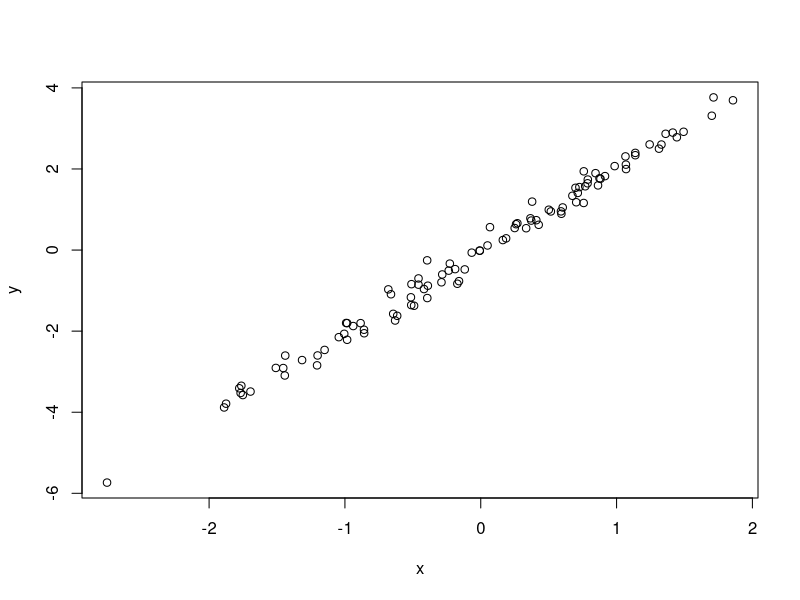

Recreate this plot in R.
#Simulate and plot data
#Elie AL Khoury
#eliea@lclark.edu
#2024-06-25


#simulate predictor variable
x <- rnorm(n = 100)
#simulate response variable with noise
y <- 2 * x  + rnorm(n = 100, sd = 0.2)
#plot the data
plot(x = x, y = y)
